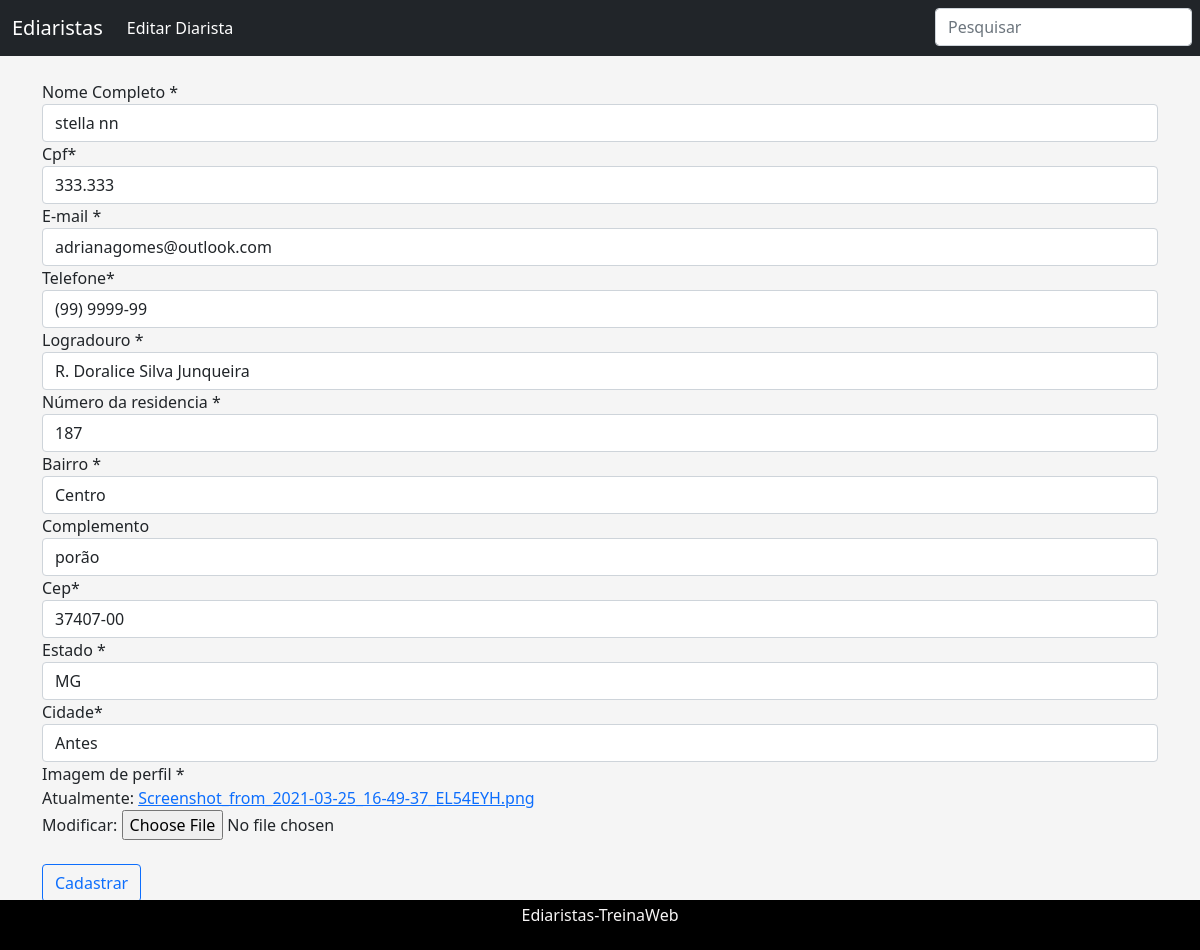
Screenshot of /web/Editar-Diarista/13/ with the database file from the repository.
### web/models.py (models this page shows, shortened)
class Diarista(models.Model):
    nome_completo = models.CharField("Nome Completo ", max_length = 100)
    cpf = models.CharField("CPF ", max_length=11, unique=True)
    email= models.EmailField("E-mail ", unique=True)
    telefone = models.CharField("Telefone ", max_length=11)
    logradouro = models.CharField("Logradouro ", max_length=60)
    numero = models.IntegerField ("Número da residencia ")
    bairro = models.CharField("Bairro ", max_length=30)
    complemento = models.CharField("Complemento ", blank=True, max_length=100)
    cep = models.CharField("CEP da sua localização ", max_length=8)
    estado = models.CharField("Estado ", max_length=2)
    cidade = models.CharField("Cidade", max_length=50, default="Antes")
    codigo_ibge = models.IntegerField("Código do IBGE ")
    foto_usuario = models.ImageField("Imagem de perfil ")
    class Meta:
        verbose_name = "Diarista"
        verbose_name_plural = "Diaristas"
        db_table = 'Diarista'

### web/views.py (the view)
# urls.py: path("Editar-Diarista/<int:Diarista_id>/", EditarDiarista, name="EditarDiarista"),
def EditarDiarista(request, Diarista_id):
    diarista = Diarista.objects.get(id = Diarista_id)
    if request.method == "POST":
        formDiaristaPrenchido = DiaristaForm(request.POST or None, request.FILES, instance = diarista)
        if formDiaristaPrenchido.is_valid():
            formDiaristaPrenchido.save()
            return redirect("ListarDiaristas")
    else:
        formDiaristaPrenchido = DiaristaForm(instance=diarista)
    context = {
        "nomePagina" : "Editar Diarista",
        "formDiarista" : formDiaristaPrenchido
    }
    return render(request, 'CadastrarDiarista.html', context)

### web/forms.py (shortened to what this page needs)
class DiaristaForm(forms.ModelForm):
    cpf = forms.CharField(widget=forms.TextInput(attrs={'data-mask': "000.000.000-00"}))
    telefone = forms.CharField(widget=forms.TextInput(attrs={"data-mask": "(00) 0000-0000"}))
    cep = forms.CharField(widget=forms.TextInput(attrs={"data-mask": "00000-000"}))
    class Meta:
        model = Diarista
        exclude = ('codigo_ibge',)

### templates/CadastrarDiarista.html (shortened to what this page needs)
{% extends "base.html" %}
{% load static %}
{% load crispy_forms_tags %}
{% block conteudo %}
  <body>
    <br>
    <form method="POST" enctype="multipart/form-data">
      {{formDiarista|crispy}}
      <br>
      <button type="submit" class="btn btn-outline-primary">Cadastrar</button>
    </form>
  </body>
</html>
{% endblock conteudo %}

### static/css/design.css (style rules this page uses)
body { background-color: rgb(245, 245, 245); }

### rows the page displays
Diarista: nome_completo "stella nn", cpf "333.333", email "adrianagomes@outlook.com", telefone "(99) 9999-99", logradouro "R. Doralice Silva Junqueira", numero "187", bairro "Centro", complemento "porão", cep "37407-00", estado "MG", cidade "Antes"

### other values shown
{{ nomePagina }} "Editar Diarista"
